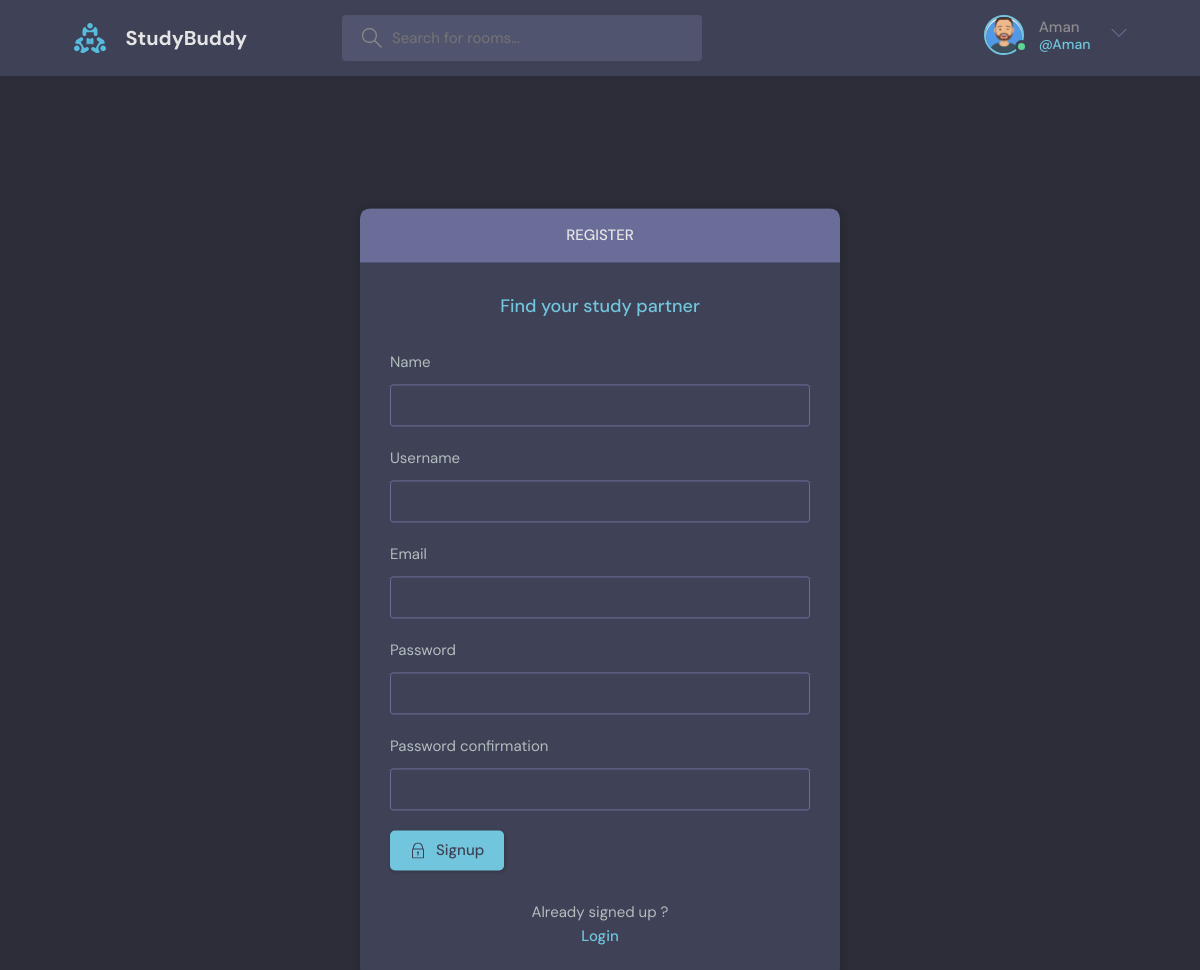
Page /register/ (signed in) on the committed database.
### base/models.py (models this page shows)
class User(AbstractUser):
    name = models.CharField(max_length = 200, null = True)
    email = models.EmailField(unique = True, null = True)
    bio = models.TextField(null = True)
    avatar = models.ImageField(null = True, default = 'avatar.svg')
    USERNAME_FIELD = 'email'
    REQUIRED_FIELDS = []

### base/views.py (the view, shortened to what this page needs)
# urls.py: path('register/', views.registerPage, name='register'),
def registerPage(request):
    form = MyUserCreationForm()
    context = {'form' : form}
    return render(request, 'base/login_register.html', context)

### base/forms.py
class MyUserCreationForm(UserCreationForm):
    class Meta:
        model = User
        fields = ['name','username', 'email', 'password1', 'password2']

### base/templates/base/login_register.html (shortened to what this page needs)
{% extends 'main.html' %}
{% block content %}
<main class="auth layout">
  {% if page == 'login' %}
  <div class="container">
    <div class="layout__box">
      <div class="layout__boxHeader">
        <div class="layout__boxTitle">
          <h3>Login</h3>
        </div>
      </div>
      <div class="layout__body">
        <h2 class="auth__tagline">Find your study partner</h2>
        <form class="form" action="" method="POST">
          {% csrf_token %}
          <div class="form__group form__group">
            <label for="room_name">Username</label>
            <input id="username" name="username" type="text" placeholder="e.g. dennis_ivy" />
          </div>
          <div class="form__group">
            <label for="password">Password</label>
            <input id="password" name="password" type="password"
              placeholder="&bull;&bull;&bull;&bull;&bull;&bull;&bull;&bull;" />
          </div>
          <button class="btn btn--main" type="submit">
            <svg version="1.1" xmlns="http://www.w3.org/2000/svg" width="32" height="32" viewBox="0 0 32 32">
              <title>lock</title>
              <path
                d="M27 12h-1v-2c0-5.514-4.486-10-10-10s-10 4.486-10 10v2h-1c-0.553 0-1 0.447-1 1v18c0 0.553 0.447 1 1 1h22c0.553 0 1-0.447 1-1v-18c0-0.553-0.447-1-1-1zM8 10c0-4.411 3.589-8 8-8s8 3.589 8 8v2h-16v-2zM26 30h-20v-16h20v16z">
              </path>
              <path
                d="M15 21.694v4.306h2v-4.306c0.587-0.348 1-0.961 1-1.694 0-1.105-0.895-2-2-2s-2 0.895-2 2c0 0.732 0.413 1.345 1 1.694z">
              </path>
            </svg>
            Login
          </button>
        </form>
        <div class="auth__action">
          <p>Haven't signed up yet?</p>
          <a href="{% url 'register' %}" class="btn btn--link">Sign Up</a>
        </div>
      </div>
    </div>
  </div>
  {% else %}
  <div class="container">
    <div class="layout__box">
      <div class="layout__boxHeader">
        <div class="layout__boxTitle">
          <h3>Register</h3>
        </div>
      </div>
      <div class="layout__body">
        <h2 class="auth__tagline">Find your study partner</h2>
        <form class="form" action="" method="POST">
          {% for field in form %}
          <div class="form__group form__group">
            <label for="room_name">{{field.label}}</label>
            {{field}}
          </div>
          {% endfor %}
          <button class="btn btn--main" type="submit">
            Signup
          </button>
        </form>
        <div class="auth__action">
          <p>Already signed up ?</p>
          <a href="{% url 'login' %}" class="btn btn--link">Login</a>
        </div>
      </div>
    </div>
  </div>
  {% endif %}
</main>
{% endblock content %}

### templates/navbar.html (shortened to what this page needs)
{% load static %}
<header class="header header--loggedIn">
    <div class="container">
      <a href="{% url 'home' %}" class="header__logo">
        <img src="{% static 'images/logo.svg' %}" />
        <h1>StudyBuddy</h1>
      </a>
      <form class="header__search" method="GET" action="{% url 'home' %}">
        <label>
          <input name="q" placeholder="Search for rooms..." />
        </label>
      </form>
      <nav class="header__menu">
        {% if request.user.is_authenticated %}
        <div class="header__user">
          <a href="{% url 'user-profile' request.user.id %}">
            <div class="avatar avatar--medium active">
              <img src="{{request.user.avatar.url}}" />
            </div>
            <p>{{request.user.username}}<span>@{{request.user.username}}</span></p>
          </a>
          <button class="dropdown-button">
            <svg version="1.1" xmlns="http://www.w3.org/2000/svg" width="32" height="32" viewBox="0 0 32 32">
              <title>chevron-down</title>
              <path d="M16 21l-13-13h-3l16 16 16-16h-3l-13 13z"></path>
            </svg>
          </button>
        </div>
        {% else %}
        <a href="{% url 'login' %}">
          <img src="{% static 'images/avatar.svg' %}" />
          <p>Login</p>
        </a>
        {% endif %}
      </nav>
    </div>
  </header>

### rows in the picture
User: user.avatar (picture), user.username "Aman"

### other values in the picture
{{ field.label }} "Name" "Username" "Email" "Password" "Password confirmation"
